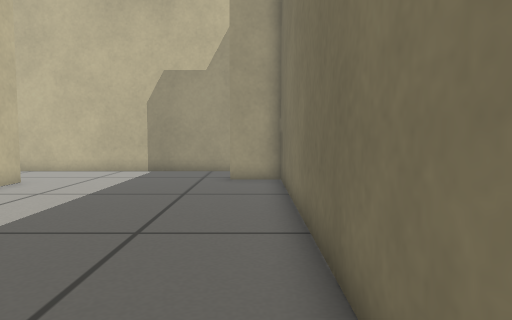
view 1 (above)

15 first-person views from a walk through a robot-simulator world made for Gazebo. The camera is 0.41 m above the floor, tilts 4° down and sees 70° across. The floor is counted in squares, 0.25 m on a side. Each view is taken from the middle of a square. On the plan, view 1 faces up. The plan holds only what a view shows up to about 17 squares ahead; the rest is blank.

view 2
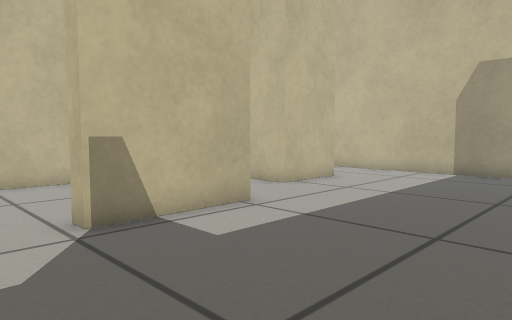

view 3
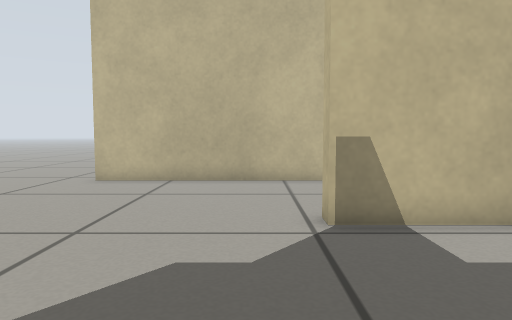

view 4
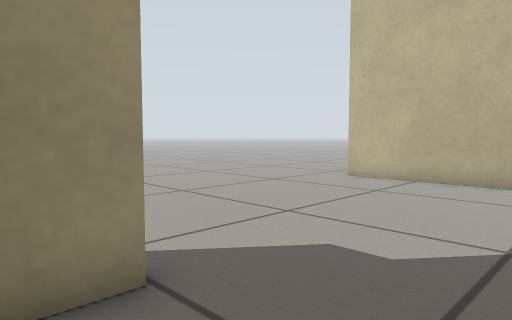

view 5
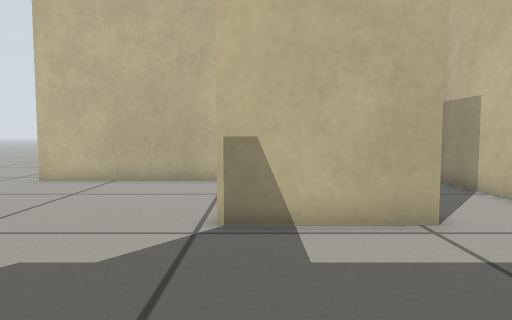

view 6
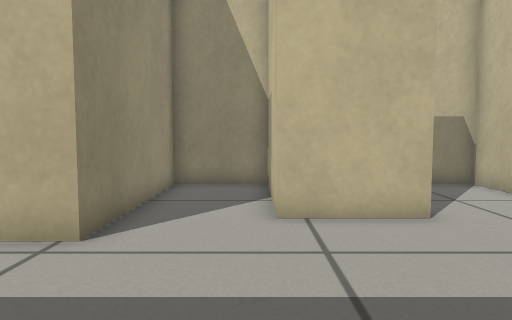

view 7
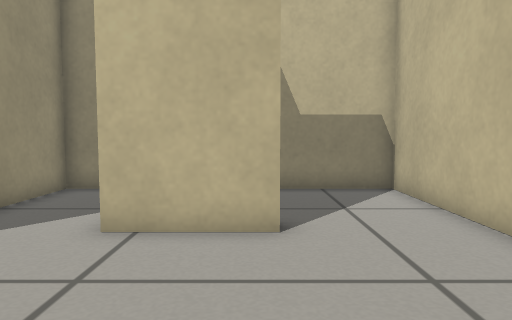

view 8
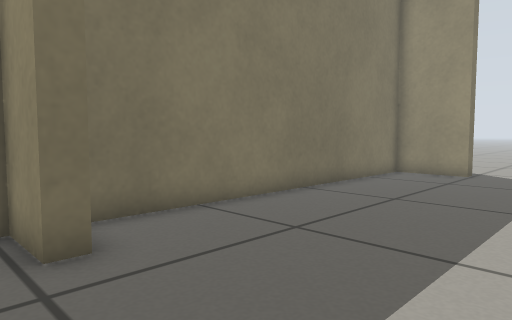

view 9
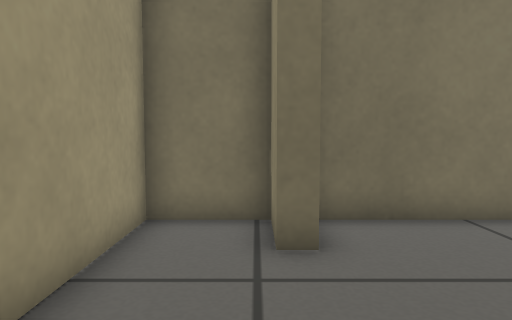

view 10
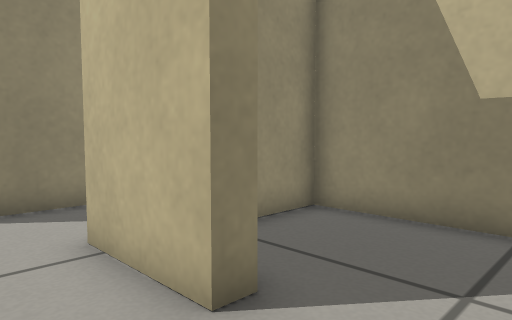

view 11
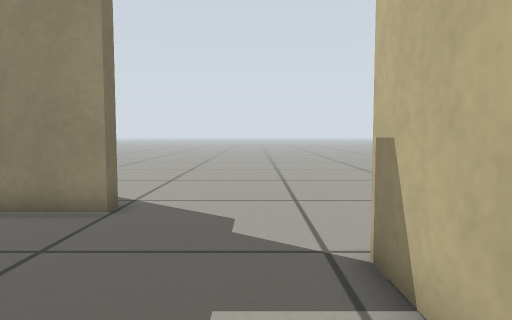

view 12
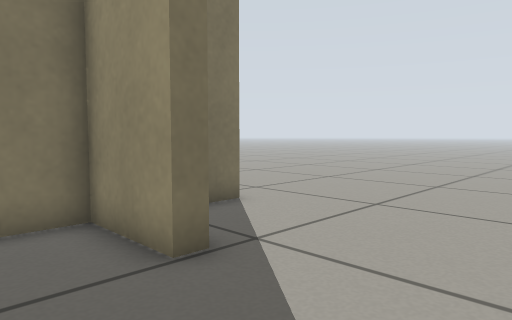

view 13
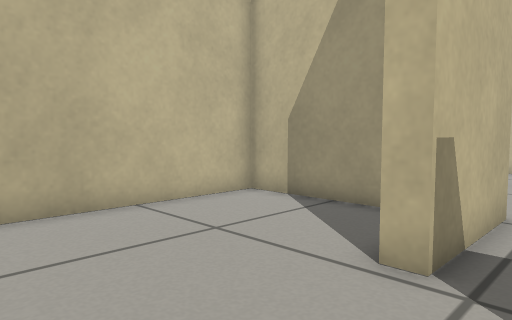

view 14
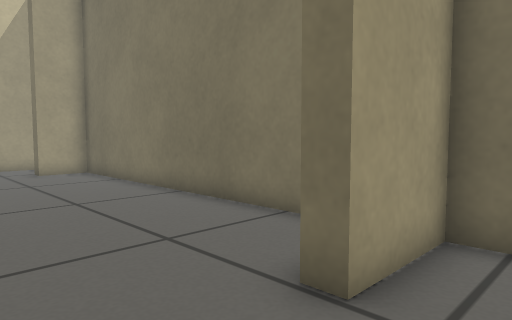

view 15
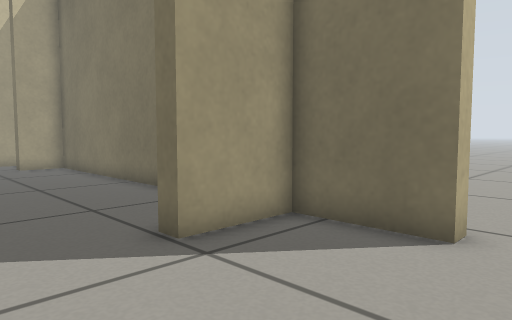

### Floor plan
Points are (right, up) in squares from view 1. A wall is a line through its corners. A room is listed if a view was taken in it or the views show most of it. See-through windows are left out.
Room 1 (views 1, 2, 3, 4, 5, 6, 7, 8, 9, 10, 11, 12, 13, 14, 15)
walls: (-8.8, 5.7) (-12.9, 5.7) (-12.9, -4.8); (-8, 12.4) (-8, 9.4) (-12.9, 9.4) (-12.9, 6.3) (-6.5, 6.3) (-6.5, 2.3) (-7.1, 2.3); (0.9, -4.3) (0.9, -1.2) (-1.9, -1.2) (-1.9, -0.6) (0.9, -0.6) (0.9, 13.1) (-0.9, 13.1) (-0.9, 13.7) (0.9, 13.7) (0.9, 16.1) (-7.5, 16.1)
ways out: opening at (-8.5, 14) to room 2; opening at (-13, -5.5); opening at (1, -5.5)
Room 2 (no view inside)
walls: (-8.6, 12.4) (-8, 12.4); (-7.5, 16.1) (-12.9, 16.1) (-12.9, 10) (-11, 10)
ways out: opening at (-8.5, 14) to room 1

Positions as (right, up) in squares from view 1, and headings:
1: (0, 0), facing up
2: (0, 0), facing up-left
3: (0, 1), facing left
4: (0, 3), facing down-left
5: (0, 3), facing left
6: (-1, 9), facing left
7: (-2, 12), facing left
8: (-6, 15), facing down-right
9: (-6, 14), facing right
10: (-6, 15), facing down-left
11: (-5, 7), facing down
12: (-6, 2), facing down-right
13: (-5, -2), facing up-left
14: (-5, -3), facing up-right
15: (-5, -6), facing up-right
